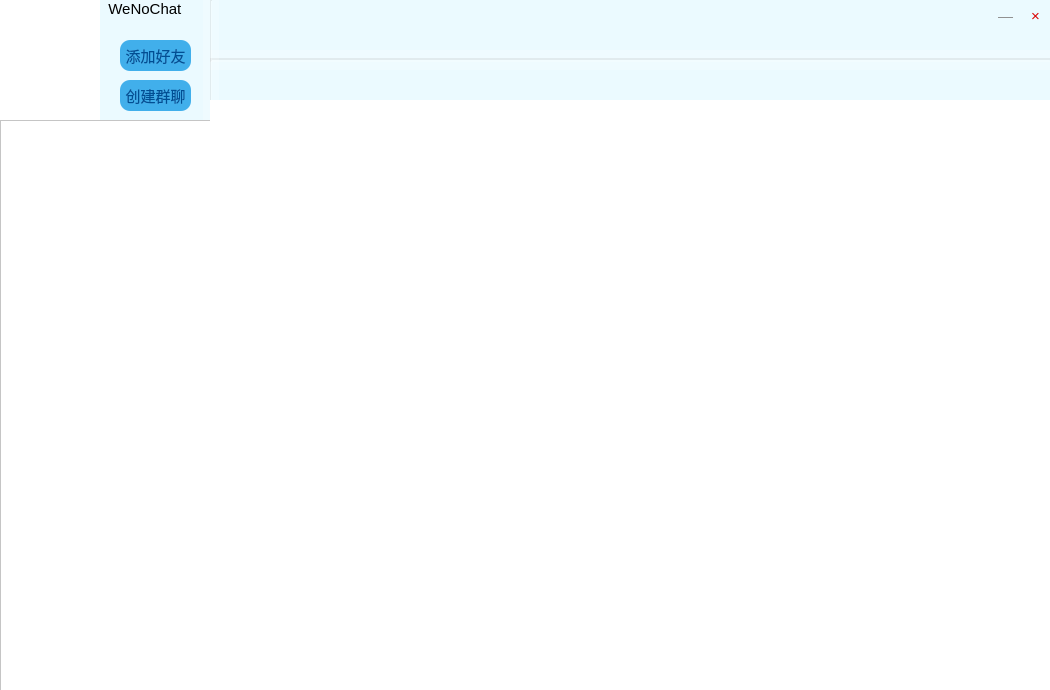
<?xml version="1.0" encoding="UTF-8"?>
<ui version="4.0">
 <class>MainWindow</class>
 <widget class="QWidget" name="MainWindow">
  <property name="geometry">
   <rect>
    <x>0</x>
    <y>0</y>
    <width>1050</width>
    <height>690</height>
   </rect>
  </property>
  <property name="windowTitle">
   <string>Form</string>
  </property>
  <property name="styleSheet">
   <string notr="true">*{
background:rgb(255, 255, 255);
font-size:15px;
font-style:MingLiU-ExtB;
}

QLineEdit{
color:#8d98a1;
background-color:rgba(64, 83, 97, 230);
font-size:16px;
border-style:outset;
border-radius:10px;
font-style:MingLiU-ExtB;
}
QLineEdit:hover{
color:#8d98a1;
background-color:rgba(64, 83, 97, 80);
font-size:16px;
border-style:outset;
border-radius:10px;
font-style:MingLiU-ExtB;
}
QLineEdit:focus{
color:#8d98a1;
background-color:rgba(64, 83, 97, 180);
font-size:16px;
border-style:outset;
border-radius:10px;
font-style:MingLiU-ExtB;
}

QPushButton{
background:rgb(65, 175, 235);
color:rgb(0, 79, 148);
border-style:outset;
border-radius:10px;
font-style:MingLiU-ExtB;
}
QPushButton:hover{
background-color:rgba(80, 190, 250,130);
border-style:inset;
font-style:MingLiU-ExtB;
}
QPushButton:pressed{
background-color:rgba(80, 190, 250,255);
border-style:inset;
font-style:MingLiU-ExtB;
}

QPushButton#hideButton{
background: rgba(255, 255, 255, 0);
color: rgb(145, 145, 145);
font-style:MingLiU-ExtB;
}
QPushButton#hideButton:hover{
background: rgba(212, 212, 212, 100);
color: rgb(145, 145, 145);
font-style:MingLiU-ExtB;
}
QPushButton#hideButton:pressed{
background: rgba(212, 212, 212, 255);
color: rgb(145, 145, 145);
font-style:MingLiU-ExtB;
}
QPushButton#closeButton{
background: rgba(255, 255, 255, 0);
color: rgb(218, 0, 0);
font-style:MingLiU-ExtB;
}
QPushButton#closeButton:hover{
background: rgba(255, 0, 0, 100);
color: rgb(218, 0, 0);
font-style:MingLiU-ExtB;
}
QPushButton#closeButton:pressed{
background: rgba(255, 0, 0, 255);
color: rgb(218, 0, 0);
font-style:MingLiU-ExtB;
}
QCheckBox{
background:rgba(85,170,255,0);
color:white;
font-style:MingLiU-ExtB;
}

</string>
  </property>
  <widget class="QLabel" name="indowLabel">
   <property name="geometry">
    <rect>
     <x>100</x>
     <y>0</y>
     <width>111</width>
     <height>121</height>
    </rect>
   </property>
   <property name="mouseTracking">
    <bool>true</bool>
   </property>
   <property name="styleSheet">
    <string notr="true">background-color: rgb(235, 250, 255);</string>
   </property>
   <property name="text">
    <string>  WeNoChat</string>
   </property>
   <property name="alignment">
    <set>Qt::AlignLeading|Qt::AlignLeft|Qt::AlignTop</set>
   </property>
   <property name="margin">
    <number>10</number>
   </property>
  </widget>
  <widget class="QLabel" name="chatName">
   <property name="geometry">
    <rect>
     <x>210</x>
     <y>0</y>
     <width>841</width>
     <height>101</height>
    </rect>
   </property>
   <property name="styleSheet">
    <string notr="true">background-color: rgb(235, 250, 255);</string>
   </property>
   <property name="text">
    <string/>
   </property>
   <property name="margin">
    <number>10</number>
   </property>
  </widget>
  <widget class="Line" name="line">
   <property name="geometry">
    <rect>
     <x>210</x>
     <y>50</y>
     <width>841</width>
     <height>20</height>
    </rect>
   </property>
   <property name="styleSheet">
    <string notr="true">background-color: rgba(255, 255, 255,50);</string>
   </property>
   <property name="lineWidth">
    <number>2</number>
   </property>
   <property name="orientation">
    <enum>Qt::Horizontal</enum>
   </property>
  </widget>
  <widget class="Line" name="line_2">
   <property name="geometry">
    <rect>
     <x>203</x>
     <y>0</y>
     <width>16</width>
     <height>651</height>
    </rect>
   </property>
   <property name="styleSheet">
    <string notr="true">background-color: rgba(255, 255, 255,50);</string>
   </property>
   <property name="orientation">
    <enum>Qt::Vertical</enum>
   </property>
  </widget>
  <widget class="QFrame" name="frame">
   <property name="geometry">
    <rect>
     <x>210</x>
     <y>100</y>
     <width>841</width>
     <height>591</height>
    </rect>
   </property>
   <property name="styleSheet">
    <string notr="true"/>
   </property>
   <property name="frameShape">
    <enum>QFrame::StyledPanel</enum>
   </property>
   <property name="frameShadow">
    <enum>QFrame::Raised</enum>
   </property>
   <widget class="QFrame" name="frame_2">
    <property name="geometry">
     <rect>
      <x>0</x>
      <y>450</y>
      <width>841</width>
      <height>141</height>
     </rect>
    </property>
    <property name="styleSheet">
     <string notr="true">QFrame{
border:sold 10px rgba(0,0,0);
	background-color: rgb(245, 250, 255);
}</string>
    </property>
    <property name="frameShape">
     <enum>QFrame::StyledPanel</enum>
    </property>
    <property name="frameShadow">
     <enum>QFrame::Raised</enum>
    </property>
    <widget class="QTextEdit" name="textEdit">
     <property name="geometry">
      <rect>
       <x>10</x>
       <y>0</y>
       <width>821</width>
       <height>91</height>
      </rect>
     </property>
     <property name="styleSheet">
      <string notr="true">background-color: rgba(255, 255, 255, 0);</string>
     </property>
     <property name="frameShape">
      <enum>QFrame::NoFrame</enum>
     </property>
     <property name="html">
      <string>&lt;!DOCTYPE HTML PUBLIC &quot;-//W3C//DTD HTML 4.0//EN&quot; &quot;http://www.w3.org/TR/REC-html40/strict.dtd&quot;&gt;
&lt;html&gt;&lt;head&gt;&lt;meta name=&quot;qrichtext&quot; content=&quot;1&quot; /&gt;&lt;style type=&quot;text/css&quot;&gt;
p, li { white-space: pre-wrap; }
&lt;/style&gt;&lt;/head&gt;&lt;body style=&quot; font-family:'SimSun'; font-size:15px; font-weight:400; font-style:normal;&quot;&gt;
&lt;p style=&quot;-qt-paragraph-type:empty; margin-top:0px; margin-bottom:0px; margin-left:0px; margin-right:0px; -qt-block-indent:0; text-indent:0px;&quot;&gt;&lt;br /&gt;&lt;/p&gt;&lt;/body&gt;&lt;/html&gt;</string>
     </property>
     <property name="placeholderText">
      <string>输入消息......</string>
     </property>
    </widget>
    <widget class="QPushButton" name="send">
     <property name="geometry">
      <rect>
       <x>710</x>
       <y>90</y>
       <width>121</width>
       <height>41</height>
      </rect>
     </property>
     <property name="styleSheet">
      <string notr="true"/>
     </property>
     <property name="text">
      <string>发送</string>
     </property>
    </widget>
    <widget class="QPushButton" name="biaoqingButton">
     <property name="geometry">
      <rect>
       <x>10</x>
       <y>100</y>
       <width>35</width>
       <height>35</height>
      </rect>
     </property>
     <property name="text">
      <string/>
     </property>
     <property name="icon">
      <iconset resource="../uires.qrc">
       <normaloff>:/assets/biaoqing.png</normaloff>:/assets/biaoqing.png</iconset>
     </property>
    </widget>
    <widget class="QPushButton" name="pushButton_2">
     <property name="geometry">
      <rect>
       <x>90</x>
       <y>100</y>
       <width>35</width>
       <height>35</height>
      </rect>
     </property>
     <property name="text">
      <string/>
     </property>
     <property name="icon">
      <iconset resource="../uires.qrc">
       <normaloff>:/assets/jiandao.png</normaloff>:/assets/jiandao.png</iconset>
     </property>
    </widget>
    <widget class="QPushButton" name="pushButton_send_image">
     <property name="geometry">
      <rect>
       <x>50</x>
       <y>100</y>
       <width>35</width>
       <height>35</height>
      </rect>
     </property>
     <property name="text">
      <string/>
     </property>
     <property name="icon">
      <iconset resource="../uires.qrc">
       <normaloff>:/assets/zhaopian.png</normaloff>:/assets/zhaopian.png</iconset>
     </property>
    </widget>
    <widget class="QPushButton" name="pushButton_3">
     <property name="geometry">
      <rect>
       <x>130</x>
       <y>100</y>
       <width>35</width>
       <height>35</height>
      </rect>
     </property>
     <property name="text">
      <string/>
     </property>
     <property name="icon">
      <iconset resource="../uires.qrc">
       <normaloff>:/assets/wenjian.png</normaloff>:/assets/wenjian.png</iconset>
     </property>
    </widget>
   </widget>
   <widget class="QListWidget" name="listWidget">
    <property name="geometry">
     <rect>
      <x>0</x>
      <y>0</y>
      <width>841</width>
      <height>451</height>
     </rect>
    </property>
    <property name="styleSheet">
     <string notr="true">#listWidget{border-image: url(:/assets/preview.jpg);}</string>
    </property>
   </widget>
   <widget class="QLabel" name="background">
    <property name="geometry">
     <rect>
      <x>0</x>
      <y>0</y>
      <width>841</width>
      <height>451</height>
     </rect>
    </property>
    <property name="styleSheet">
     <string notr="true"/>
    </property>
    <property name="lineWidth">
     <number>0</number>
    </property>
    <property name="text">
     <string/>
    </property>
   </widget>
   <widget class="QFrame" name="biaoqingFrame">
    <property name="geometry">
     <rect>
      <x>0</x>
      <y>244</y>
      <width>311</width>
      <height>300</height>
     </rect>
    </property>
    <property name="styleSheet">
     <string notr="true">background-color: rgba(227, 248, 252, 235);</string>
    </property>
    <property name="frameShape">
     <enum>QFrame::StyledPanel</enum>
    </property>
    <property name="frameShadow">
     <enum>QFrame::Raised</enum>
    </property>
    <widget class="QPushButton" name="bButton1">
     <property name="geometry">
      <rect>
       <x>10</x>
       <y>0</y>
       <width>90</width>
       <height>90</height>
      </rect>
     </property>
     <property name="text">
      <string/>
     </property>
     <property name="icon">
      <iconset resource="../uires.qrc">
       <normaloff>:/assets/emoji/微笑.jpg</normaloff>:/assets/emoji/微笑.jpg</iconset>
     </property>
     <property name="iconSize">
      <size>
       <width>90</width>
       <height>90</height>
      </size>
     </property>
    </widget>
    <widget class="QPushButton" name="bButton2">
     <property name="geometry">
      <rect>
       <x>110</x>
       <y>0</y>
       <width>90</width>
       <height>90</height>
      </rect>
     </property>
     <property name="text">
      <string/>
     </property>
     <property name="icon">
      <iconset resource="../uires.qrc">
       <normaloff>:/assets/emoji/好！.jpg</normaloff>:/assets/emoji/好！.jpg</iconset>
     </property>
     <property name="iconSize">
      <size>
       <width>90</width>
       <height>90</height>
      </size>
     </property>
    </widget>
    <widget class="QPushButton" name="bButton3">
     <property name="geometry">
      <rect>
       <x>210</x>
       <y>0</y>
       <width>90</width>
       <height>90</height>
      </rect>
     </property>
     <property name="text">
      <string/>
     </property>
     <property name="icon">
      <iconset resource="../uires.qrc">
       <normaloff>:/assets/emoji/大哭.jpeg</normaloff>:/assets/emoji/大哭.jpeg</iconset>
     </property>
     <property name="iconSize">
      <size>
       <width>90</width>
       <height>90</height>
      </size>
     </property>
    </widget>
    <widget class="QPushButton" name="bButton5">
     <property name="geometry">
      <rect>
       <x>110</x>
       <y>100</y>
       <width>90</width>
       <height>90</height>
      </rect>
     </property>
     <property name="text">
      <string/>
     </property>
     <property name="icon">
      <iconset resource="../uires.qrc">
       <normaloff>:/assets/emoji/装傻.jpeg</normaloff>:/assets/emoji/装傻.jpeg</iconset>
     </property>
     <property name="iconSize">
      <size>
       <width>90</width>
       <height>90</height>
      </size>
     </property>
    </widget>
    <widget class="QPushButton" name="bButton6">
     <property name="geometry">
      <rect>
       <x>210</x>
       <y>100</y>
       <width>90</width>
       <height>90</height>
      </rect>
     </property>
     <property name="text">
      <string/>
     </property>
     <property name="icon">
      <iconset resource="../uires.qrc">
       <normaloff>:/assets/emoji/点赞.jpeg</normaloff>:/assets/emoji/点赞.jpeg</iconset>
     </property>
     <property name="iconSize">
      <size>
       <width>90</width>
       <height>90</height>
      </size>
     </property>
    </widget>
    <widget class="QPushButton" name="bButton4">
     <property name="geometry">
      <rect>
       <x>10</x>
       <y>100</y>
       <width>90</width>
       <height>90</height>
      </rect>
     </property>
     <property name="text">
      <string/>
     </property>
     <property name="icon">
      <iconset resource="../uires.qrc">
       <normaloff>:/assets/emoji/冷笑.jpeg</normaloff>:/assets/emoji/冷笑.jpeg</iconset>
     </property>
     <property name="iconSize">
      <size>
       <width>90</width>
       <height>90</height>
      </size>
     </property>
    </widget>
    <widget class="QPushButton" name="bButton8">
     <property name="geometry">
      <rect>
       <x>110</x>
       <y>200</y>
       <width>90</width>
       <height>90</height>
      </rect>
     </property>
     <property name="text">
      <string/>
     </property>
     <property name="icon">
      <iconset resource="../uires.qrc">
       <normaloff>:/assets/emoji/求求你了.jpeg</normaloff>:/assets/emoji/求求你了.jpeg</iconset>
     </property>
     <property name="iconSize">
      <size>
       <width>90</width>
       <height>90</height>
      </size>
     </property>
    </widget>
    <widget class="QPushButton" name="bButton9">
     <property name="geometry">
      <rect>
       <x>210</x>
       <y>200</y>
       <width>90</width>
       <height>90</height>
      </rect>
     </property>
     <property name="text">
      <string/>
     </property>
     <property name="icon">
      <iconset resource="../uires.qrc">
       <normaloff>:/assets/emoji/aaa.png</normaloff>:/assets/emoji/aaa.png</iconset>
     </property>
     <property name="iconSize">
      <size>
       <width>90</width>
       <height>90</height>
      </size>
     </property>
    </widget>
    <widget class="QPushButton" name="bButton7">
     <property name="geometry">
      <rect>
       <x>10</x>
       <y>200</y>
       <width>90</width>
       <height>90</height>
      </rect>
     </property>
     <property name="text">
      <string/>
     </property>
     <property name="icon">
      <iconset resource="../uires.qrc">
       <normaloff>:/assets/emoji/渴望.jpeg</normaloff>:/assets/emoji/渴望.jpeg</iconset>
     </property>
     <property name="iconSize">
      <size>
       <width>90</width>
       <height>90</height>
      </size>
     </property>
    </widget>
    <zorder>bButton2</zorder>
    <zorder>bButton3</zorder>
    <zorder>bButton5</zorder>
    <zorder>bButton6</zorder>
    <zorder>bButton4</zorder>
    <zorder>bButton8</zorder>
    <zorder>bButton9</zorder>
    <zorder>bButton7</zorder>
    <zorder>bButton1</zorder>
   </widget>
   <widget class="QLabel" name="cover_label">
    <property name="enabled">
     <bool>false</bool>
    </property>
    <property name="geometry">
     <rect>
      <x>0</x>
      <y>0</y>
      <width>841</width>
      <height>591</height>
     </rect>
    </property>
    <property name="text">
     <string>&lt;html&gt;&lt;head/&gt;&lt;body&gt;&lt;p align=&quot;center&quot;&gt;&lt;img src=&quot;:/assets/textwenochat.png&quot;/&gt;&lt;/p&gt;&lt;/body&gt;&lt;/html&gt;</string>
    </property>
   </widget>
   <zorder>background</zorder>
   <zorder>frame_2</zorder>
   <zorder>listWidget</zorder>
   <zorder>biaoqingFrame</zorder>
   <zorder>cover_label</zorder>
  </widget>
  <widget class="QPushButton" name="pushButton_addfriend">
   <property name="geometry">
    <rect>
     <x>120</x>
     <y>40</y>
     <width>71</width>
     <height>31</height>
    </rect>
   </property>
   <property name="font">
    <font>
     <pointsize>-1</pointsize>
    </font>
   </property>
   <property name="whatsThis">
    <string>加好友</string>
   </property>
   <property name="text">
    <string>添加好友</string>
   </property>
  </widget>
  <widget class="QTreeWidget" name="friendList">
   <property name="geometry">
    <rect>
     <x>0</x>
     <y>120</y>
     <width>211</width>
     <height>571</height>
    </rect>
   </property>
   <property name="headerHidden">
    <bool>true</bool>
   </property>
   <property name="expandsOnDoubleClick">
    <bool>false</bool>
   </property>
   <column>
    <property name="text">
     <string notr="true">1</string>
    </property>
   </column>
  </widget>
  <widget class="QPushButton" name="hideButton">
   <property name="geometry">
    <rect>
     <x>990</x>
     <y>0</y>
     <width>31</width>
     <height>31</height>
    </rect>
   </property>
   <property name="text">
    <string>—</string>
   </property>
  </widget>
  <widget class="QPushButton" name="closeButton">
   <property name="geometry">
    <rect>
     <x>1020</x>
     <y>0</y>
     <width>31</width>
     <height>31</height>
    </rect>
   </property>
   <property name="text">
    <string>×</string>
   </property>
  </widget>
  <widget class="QPushButton" name="pushButton_image">
   <property name="geometry">
    <rect>
     <x>10</x>
     <y>20</y>
     <width>81</width>
     <height>81</height>
    </rect>
   </property>
   <property name="font">
    <font>
     <pointsize>-1</pointsize>
    </font>
   </property>
   <property name="styleSheet">
    <string notr="true">QPushButton#pushButton_image{
background-color: rgba(255, 255, 255, 0);
}</string>
   </property>
   <property name="text">
    <string/>
   </property>
   <property name="icon">
    <iconset resource="../uires.qrc">
     <normaloff>:/assets/head.png</normaloff>:/assets/head.png</iconset>
   </property>
   <property name="iconSize">
    <size>
     <width>81</width>
     <height>81</height>
    </size>
   </property>
  </widget>
  <widget class="QPushButton" name="setting">
   <property name="geometry">
    <rect>
     <x>960</x>
     <y>0</y>
     <width>35</width>
     <height>35</height>
    </rect>
   </property>
   <property name="styleSheet">
    <string notr="true">QPushButton#setting{
background-color: rgba(255, 255, 255, 0);
}</string>
   </property>
   <property name="text">
    <string/>
   </property>
   <property name="icon">
    <iconset resource="../uires.qrc">
     <normaloff>:/assets/settings.jpg</normaloff>:/assets/settings.jpg</iconset>
   </property>
  </widget>
  <widget class="QPushButton" name="pushButton_addfriend_2">
   <property name="geometry">
    <rect>
     <x>120</x>
     <y>80</y>
     <width>71</width>
     <height>31</height>
    </rect>
   </property>
   <property name="font">
    <font>
     <pointsize>-1</pointsize>
    </font>
   </property>
   <property name="text">
    <string>创建群聊</string>
   </property>
  </widget>
  <zorder>chatName</zorder>
  <zorder>indowLabel</zorder>
  <zorder>line</zorder>
  <zorder>line_2</zorder>
  <zorder>pushButton_addfriend</zorder>
  <zorder>friendList</zorder>
  <zorder>hideButton</zorder>
  <zorder>closeButton</zorder>
  <zorder>pushButton_image</zorder>
  <zorder>frame</zorder>
  <zorder>setting</zorder>
  <zorder>pushButton_addfriend_2</zorder>
 </widget>
 <resources>
  <include location="../uires.qrc"/>
 </resources>
 <connections/>
</ui>
